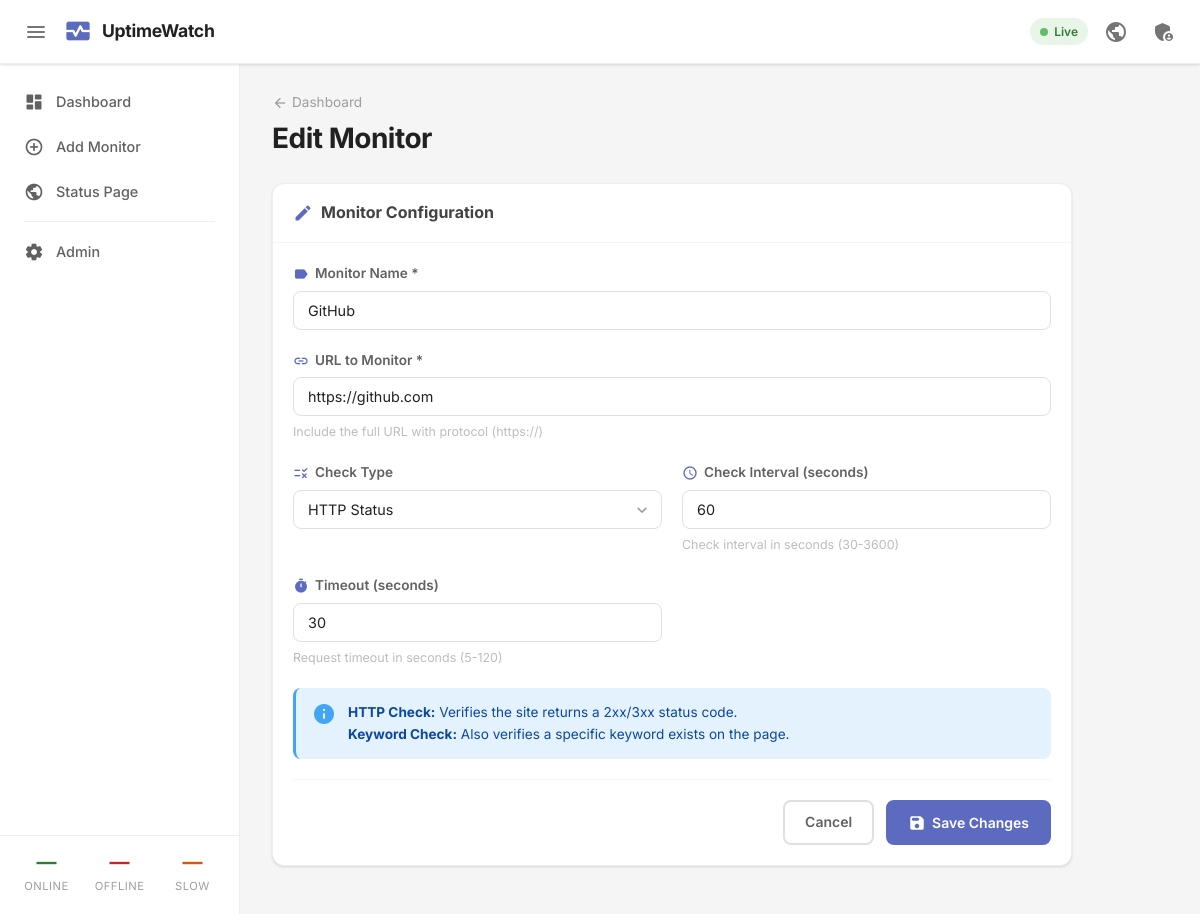
/monitor/2/edit/, run on the app's committed database.
### monitors/models.py (models this page shows, shortened)
class Monitor(models.Model):
    class Status(models.TextChoices):
        ONLINE = 'online', 'Online'
        OFFLINE = 'offline', 'Offline'
        SLOW = 'slow', 'Slow'
        PENDING = 'pending', 'Pending'
    class CheckType(models.TextChoices):
        HTTP = 'http', 'HTTP Status'
        KEYWORD = 'keyword', 'Keyword Search'
    name = models.CharField(max_length=255, help_text="Friendly name for this monitor")
    url = models.URLField(max_length=500, help_text="URL to monitor")
    check_type = models.CharField(
        max_length=20,
        choices=CheckType.choices,
        default=CheckType.HTTP,
    )
    keyword = models.CharField(
        max_length=255,
        blank=True,
        default='',
        help_text="Keyword to search for on the page (only for keyword check type)",
    )
    check_interval = models.PositiveIntegerField(
        default=60,
        help_text="Check interval in seconds",
    )
    timeout = models.PositiveIntegerField(
        default=30,
        help_text="Request timeout in seconds",
    )
    status = models.CharField(
        max_length=20,
        choices=Status.choices,
        default=Status.PENDING,
    )
    is_active = models.BooleanField(default=True)
    last_checked = models.DateTimeField(null=True, blank=True)
    last_response_time = models.FloatField(
        null=True,
        blank=True,
        help_text="Last response time in milliseconds",
    )
    created_at = models.DateTimeField(auto_now_add=True)
    updated_at = models.DateTimeField(auto_now=True)
    class Meta:
        ordering = ['-created_at']

### monitors/views.py (the view)
# urls.py: path('monitor/<int:pk>/edit/', views.monitor_edit, name='monitor_edit'),
def monitor_edit(request, pk):
    monitor = get_object_or_404(Monitor, pk=pk)
    if request.method == 'POST':
        form = MonitorForm(request.POST, instance=monitor)
        if form.is_valid():
            form.save()
            return redirect('monitor_detail', pk=pk)
    else:
        form = MonitorForm(instance=monitor)
    return render(request, 'monitors/monitor_form.html', {'form': form, 'title': 'Edit Monitor', 'monitor': monitor})

### templates/monitors/monitor_form.html (shortened to what this page needs)
{% extends "base.html" %}
{% block content %}
<div class="page-header">
  <div class="page-header__back">
    <a href="{% url 'dashboard' %}" class="back-link">
      <span class="material-icons-round">arrow_back</span>
      Dashboard
    </a>
    <h1 class="page-title">{{ title }}</h1>
  </div>
</div>
<div class="form-container">
  <div class="card">
    <div class="card__header">
      <h2 class="card__title">
        <span class="material-icons-round">{% if monitor %}edit{% else %}add_circle_outline{% endif %}</span>
        Monitor Configuration
      </h2>
    </div>
    <div class="card__body">
      <form method="post" class="monitor-form" id="monitorForm">
        <div class="form-grid">
          <div class="form-field form-field--full">
            <label class="form-label" for="{{ form.name.id_for_label }}">
              <span class="material-icons-round">label</span>
              Monitor Name *
            </label>
            {{ form.name }}
          </div>
          <div class="form-field form-field--full">
            <label class="form-label" for="{{ form.url.id_for_label }}">
              <span class="material-icons-round">link</span>
              URL to Monitor *
            </label>
            {{ form.url }}
            <div class="form-hint">Include the full URL with protocol (https://)</div>
          </div>
          <div class="form-field">
            <label class="form-label" for="{{ form.check_type.id_for_label }}">
              <span class="material-icons-round">rule</span>
              Check Type
            </label>
            <div class="select-wrapper">
              {{ form.check_type }}
            </div>
          </div>
          <div class="form-field">
            <label class="form-label" for="{{ form.check_interval.id_for_label }}">
              <span class="material-icons-round">schedule</span>
              Check Interval (seconds)
            </label>
            {{ form.check_interval }}
            <div class="form-hint">{{ form.check_interval.help_text }}</div>
          </div>
          <div class="form-field">
            <label class="form-label" for="{{ form.timeout.id_for_label }}">
              <span class="material-icons-round">timer</span>
              Timeout (seconds)
            </label>
            {{ form.timeout }}
            <div class="form-hint">{{ form.timeout.help_text }}</div>
          </div>
        </div>
        <div class="info-box">
          <span class="material-icons-round">info</span>
          <div>
            <strong>HTTP Check:</strong> Verifies the site returns a 2xx/3xx status code.<br>
            <strong>Keyword Check:</strong> Also verifies a specific keyword exists on the page.
          </div>
        </div>
        <div class="form-actions">
          <a href="{% if monitor %}{% url 'monitor_detail' monitor.pk %}{% else %}{% url 'dashboard' %}{% endif %}"
             class="btn btn--outline">
            Cancel
          </a>
          <button type="submit" class="btn btn--primary">
            <span class="material-icons-round">save</span>
            {% if monitor %}Save Changes{% else %}Create Monitor{% endif %}
          </button>
        </div>
      </form>
    </div>
  </div>
</div>
{% endblock %}

### data on the page
Monitor: name "GitHub", url "https://github.com", check_type "HTTP Status", check_interval "60", timeout "30"

### other printed values
{{ title }} "Edit Monitor"
